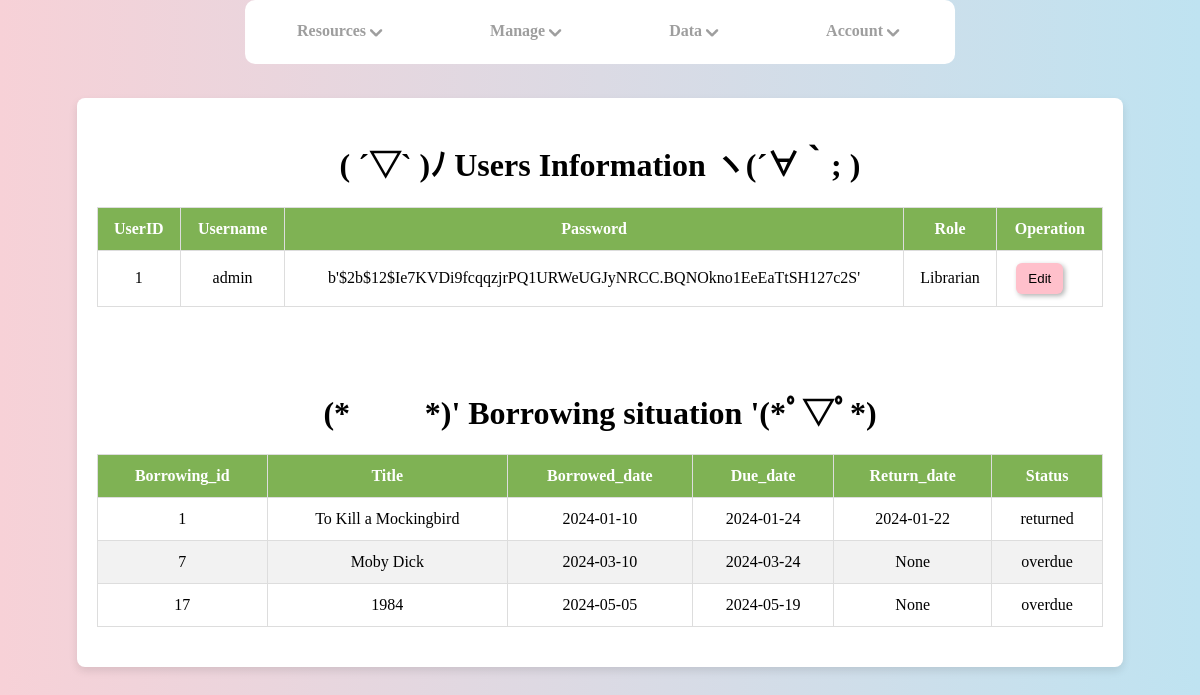
The app's page /personal_center (signed in) with its own data.
### tables this page shows
CREATE TABLE users (
                    user_id INTEGER PRIMARY KEY AUTOINCREMENT,
                    username TEXT NOT NULL UNIQUE,
                    password TEXT NOT NULL,
                    role TEXT NOT NULL
                );

CREATE TABLE borrowing_records (
                    record_id INTEGER PRIMARY KEY AUTOINCREMENT,
                    book_id INTEGER NOT NULL,
                    user_id INTEGER NOT NULL,
                    borrowed_date DATE NOT NULL,
                    due_date DATE NOT NULL,
                    return_date DATE,
                    status TEXT NOT NULL CHECK (status IN ('borrowed', 'returned', 'overdue')),
                    FOREIGN KEY (book_id) REFERENCES books(book_id),
                    FOREIGN KEY (user_id) REFERENCES users(user_id)
                );

CREATE TABLE books (
                    book_id INTEGER PRIMARY KEY AUTOINCREMENT,
                    title TEXT NOT NULL,
                    author TEXT NOT NULL,
                    publication_year INTEGER,
                    isbn TEXT UNIQUE,
                    genre TEXT
                );

### app.py (the view)
@app.route('/personal_center')
def personal_center():  # put application's code here
    username = session.get('username')
    conn = get_db()
    cursor = conn.cursor()
    cursor.execute("SELECT * FROM users WHERE username = ?", (username,))
    users = cursor.fetchall()
    cursor.execute("""
        SELECT borrowing_records.*, books.title FROM borrowing_records
        JOIN users ON borrowing_records.user_id = users.user_id
        JOIN books ON borrowing_records.book_id = books.book_id
        WHERE users.username=?
    """, (username,))
    borrowing_records = cursor.fetchall()
    conn.close()
    return render_template("personal_center.html", users=users, username=username, borrowing_records=borrowing_records)

### app.py (called while the page is built)
def get_db():
    conn = sqlite3.connect(DATABASE, check_same_thread=False)
    conn.row_factory = sqlite3.Row  # 允许通过列名访问数据
    return conn

### templates/personal_center.html (shortened to what this page needs)
<!DOCTYPE html>
<html lang="en">
<head>
    <link rel="stylesheet" href="../static/css/libr_frontpage.css">
</head>
<body>
        <div class="nav">
        <div class="nav-wrapper">
            <div class="nav-item">
                <a href="#" class="alink">
                    <span>Resources</span>
                    <img src="../static/img/drop.png" alt="">
                </a>
            </div>
            <div class="nav-item">
                <a href="#" class="alink">
                    <span>Manage</span>
                    <img src="../static/img/drop.png" alt="">
                </a>
            </div>
            <div class="nav-item">
                <a href="#" class="alink">
                    <span>Data</span>
                    <img src="../static/img/drop.png" alt="">
                </a>
            </div>
            <div class="nav-item">
                <a href="#" class="alink">
                    <span>Account</span>
                    <img src="../static/img/drop.png" alt="">
                </a>
            </div>
        </div>
    </div>
    <div class="table-container">
        <h1 style="text-align: center;">( ´▽` )ﾉ Users Information ヽ(´∀｀; )</h1>
        <table>
            <thead>
                <tr>
                    <th>UserID</th>
                    <th>Username</th>
                    <th>Password</th>
                    <th>Role</th>
                    <th>Operation</th>
                </tr>
            </thead>
            <tbody>
                {% for user in users %}
                <tr>
                    <td>{{ user['user_id'] }}</td>
                    <td>{{ user['username'] }}</td>
                    <td>{{ user['password'] }}</td>
                    <td>{{ user['role'] }}</td>
                    <td>
                        <button onclick="editInfo({{ user['user_id'] }}, '{{ user['username'] }}')" class="edit-button" style="margin-right: 20px;">Edit</button>
                    </td>
                </tr>
                {% endfor %}
            </tbody>
        </table>
        <h1 style="text-align: center; margin-top: 80px">(*ﾟ▽ﾟ*)' Borrowing situation '(*ﾟ▽ﾟ*)</h1>
            <table>
                <thead>
                    <tr>
                        <th>Borrowing_id</th>
                        <th>Title</th>
                        <th>Borrowed_date</th>
                        <th>Due_date</th>
                        <th>Return_date</th>
                        <th>Status</th>
                    </tr>
                </thead>
                <tbody>
                    {% for borrowing_record in borrowing_records %}
                    <tr>
                        <td>{{ borrowing_record['record_id'] }}</td>
                        <td>{{ borrowing_record['title'] }}</td>
                        <td>{{ borrowing_record['borrowed_date'] }}</td>
                        <td>{{ borrowing_record['due_date'] }}</td>
                        <td>{{ borrowing_record['return_date'] }}</td>
                        <td>{{ borrowing_record['status'] }}</td>
                    </tr>
                    {% endfor %}
                </tbody>
            </table>
    </div>
</body>
</html>

### static/css/libr_frontpage.css (style rules this page uses)
body { background: linear-gradient(to right, rgb(247, 209, 215), rgb(191, 227, 241)); overflow-x: hidden; display: flex; justify-content: center; }
.nav { position: absolute; left: 50%; top: 0%; transform: translate(-50%); z-index: 100; }
.nav .nav-wrapper { box-sizing: border-box; border-radius: 10px; background-color: #fff; display: flex; justify-content: flex-start; }
.nav .nav-wrapper .nav-item { color: #9e9e9e; padding: 10px 30px; cursor: pointer; font-weight: 800; position: relative; display: inline-block; }
.nav .nav-wrapper .nav-item .alink { border: 2px solid transparent; color: #9e9e9e; text-decoration: none; display: flex; flex-wrap: nowrap; padding: 10px 20px; }
.nav .nav-wrapper .nav-item .alink img { width: 20px; height: 20px; vertical-align: middle; }
.table-container { width: 85%; max-width: 1100px; padding: 20px; background-color: white; border-radius: 8px; box-shadow: 0 4px 8px rgba(0, 0, 0, 0.1); margin-top: 90px; overflow-x: auto; }
table { width: 100%; border-collapse: collapse; margin: 20px 0; }
table th, table td { padding: 12px; text-align: center; border: 1px solid #ddd; }
table th { background-color: #7fb254; color: white; }
table tr:nth-child(even) { background-color: #f2f2f2; }

### templates/personal_center.html (style rules this page uses)
.edit-button, .del-button { color: black; border: none; padding: 8px 12px; cursor: pointer; box-shadow: 2px 2px 5px rgba(0, 0, 0, 0.3); transition: box-shadow 0.2s ease, transform 0.2s ease; border-radius: 6px; }
.edit-button { background-color: pink; }

### records on screen
users: user_id "1", username "admin", password "b'$2b$12$Ie7KVDi9fcqqzjrPQ1URWeUGJyNRCC.BQNOkno1EeEaTtSH127c2S'", role "Librarian"
borrowing_records: record_id "1", title "To Kill a Mockingbird", borrowed_date "2024-01-10", due_date "2024-01-24", return_date "2024-01-22", status "returned"
borrowing_records: record_id "7", title "Moby Dick", borrowed_date "2024-03-10", due_date "2024-03-24", return_date "None", status "overdue"
borrowing_records: record_id "17", title "1984", borrowed_date "2024-05-05", due_date "2024-05-19", return_date "None", status "overdue"
